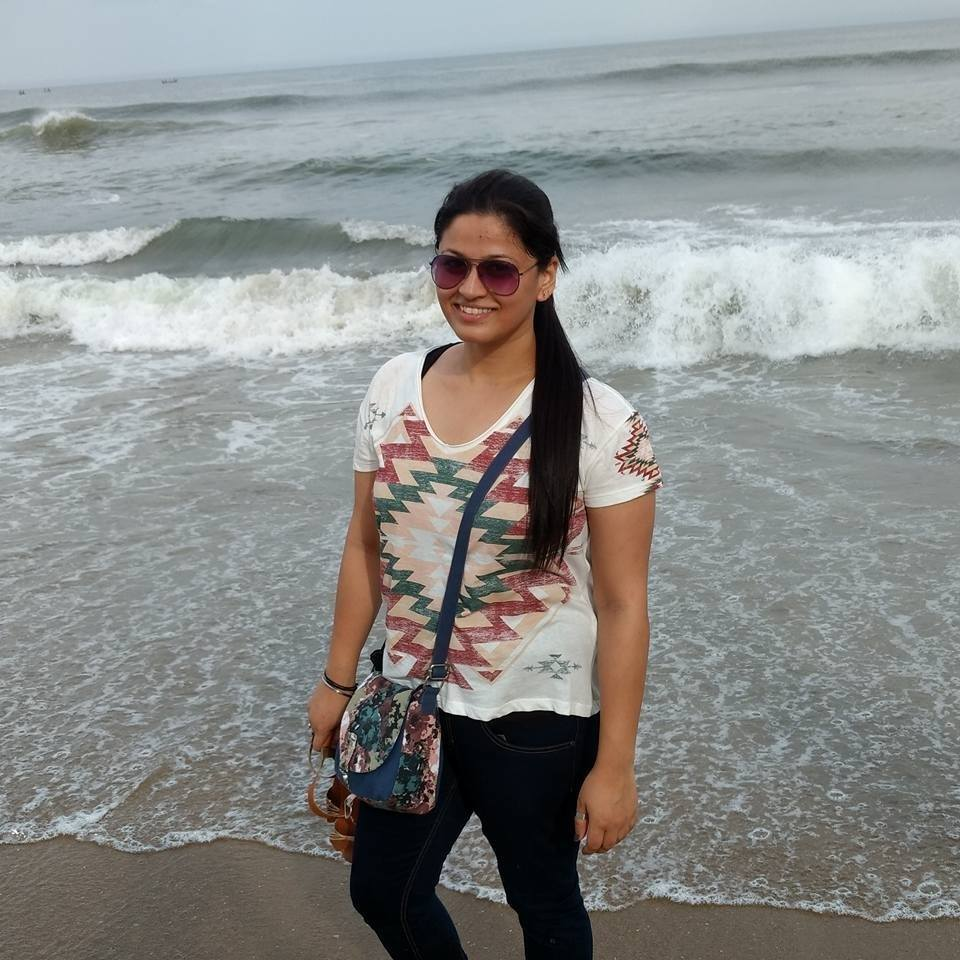
#> input picture 9.jpg, 960 x 960 px
$ python predict.py
#> lines starting #> are read from the running program, lines starting #| are printed output that depends on the picture
#> further down, test_img1 is the input picture: shape (960, 960, 3); mean B, G, R 138.8, 140.3, 138.6
# -*- coding: utf-8 -*-
"""
Created on Mon Dec  3 16:19:26 2018

@author: 599798
"""
import cv2
subjects = ["", "Ramiz raja", "Elvis Presley","manav","Diksha"]
# In[8]:

#function to draw rectangle on image
#according to given (x, y) coordinates and
#given width and heigh
def draw_rectangle(img, rect):
    (x, y, w, h) = rect
    cv2.rectangle(img, (x, y), (x+w, y+h), (0, 255, 0), 2)

#function to draw text on give image starting from
#passed (x, y) coordinates.
def draw_text(img, text, x, y):
    cv2.putText(img, text, (x, y), cv2.FONT_HERSHEY_PLAIN, 1.5, (0, 255, 0), 2)


# First function `draw_rectangle` draws a rectangle on image based on passed rectangle coordinates. It uses OpenCV's built in function `cv2.rectangle(img, topLeftPoint, bottomRightPoint, rgbColor, lineWidth)` to draw rectangle. We will use it to draw a rectangle around the face detected in test image.
#
# Second function `draw_text` uses OpenCV's built in function `cv2.putText(img, text, startPoint, font, fontSize, rgbColor, lineWidth)` to draw text on image.
#
# Now that we have the drawing functions, we just need to call the face recognizer's `predict(face)` method to test our face recognizer on test images. Following function does the prediction for us.
# In[3]:

#function to detect face using OpenCV
def detect_face(img):
    #convert the test image to gray image as opencv face detector expects gray images

    gray = cv2.cvtColor(img, cv2.COLOR_BGR2GRAY)
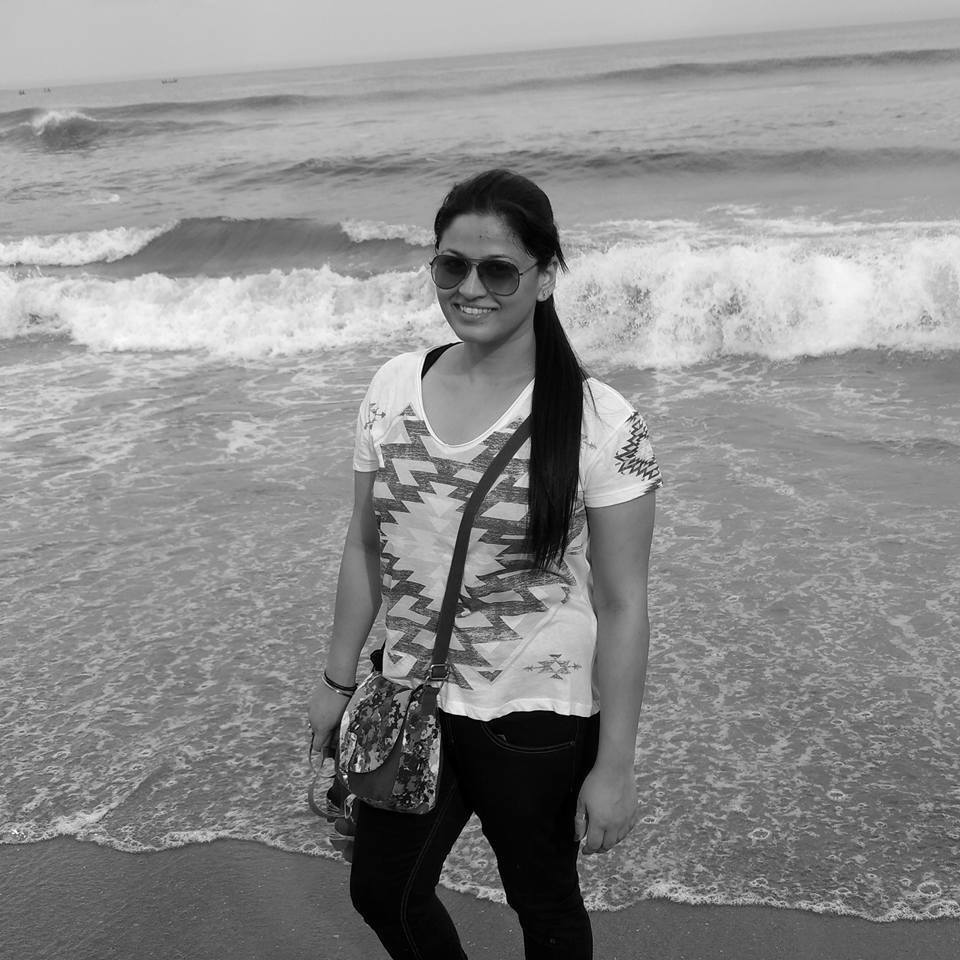
#> gray: shape (960, 960); min 0, max 255, mean 139.6

    #load OpenCV face detector, I am using LBP which is fast
    #there is also a more accurate but slow Haar classifier
    face_cascade = cv2.CascadeClassifier('opencv-files/lbpcascade_frontalface.xml')

    #let's detect multiscale (some images may be closer to camera than others) images
    #result is a list of faces
    faces = face_cascade.detectMultiScale(gray, scaleFactor=1.2, minNeighbors=5);
#> faces = [[415, 222, 122, 122]]

    #if no faces are detected then return original img
    if (len(faces) == 0):
        return None, None

    #under the assumption that there will be only one face,
    #extract the face area
    (x, y, w, h) = faces[0]
#> x = 415; y = 222; w = 122; h = 122

    #return only the face part of the image
    return gray[y:y+w, x:x+h], faces[0]
# In[9]:

#this function recognizes the person in image passed
#and draws a rectangle around detected face with name of the
#subject
def predict(test_img):
    #make a copy of the image as we don't want to chang original image
    img = test_img.copy()
    #detect face from the image
    face, rect = detect_face(img)
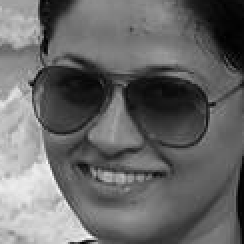
#> face: shape (122, 122) (shown 2 times larger); min 0, max 252, mean 104.5
#> rect = [415, 222, 122, 122]
    #create our LBPH face recognizer
    face_recognizer = cv2.face.LBPHFaceRecognizer_create()
#> (the run stopped early here; a loop or call above may not have finished)
